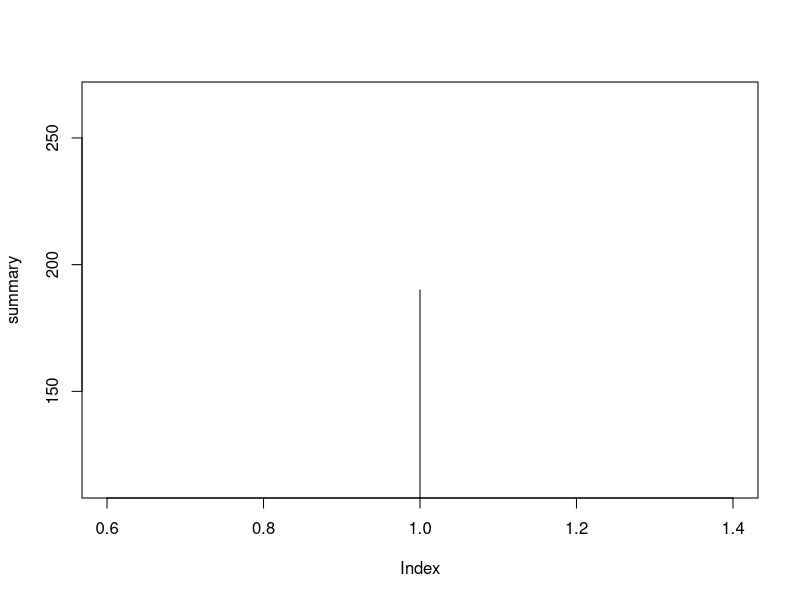

This figure's R source:
library(dplyr)

results = read.csv("results.csv", stringsAsFactors = F, header = F)
colnames(results) <- c("package", "num_of_containers")

potential.num <- unique(results$num_of_containers)
summary <- c()
for (num in potential.num){
  summary[num] <- length(results[results$num_of_containers == num,]$num_of_containers)
}

plot(summary, type = 'h')
